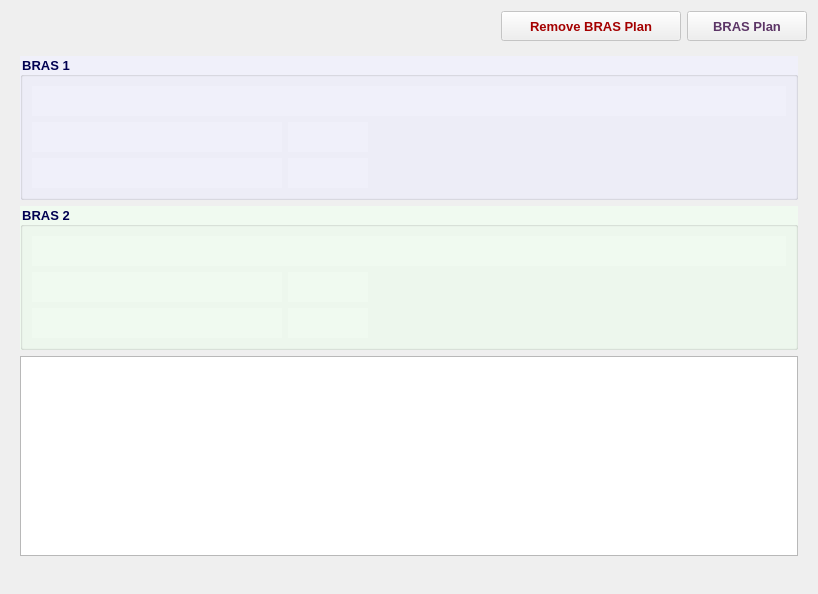
         <widget class="QWidget" name="scrollAreaWidgetContents_4">
          <property name="geometry">
           <rect>
            <x>0</x>
            <y>0</y>
            <width>818</width>
            <height>594</height>
           </rect>
          </property>
          <layout class="QVBoxLayout" name="verticalLayout_22">
           <item>
            <layout class="QHBoxLayout" name="horizontalLayout_47">
             <item>
              <spacer name="horizontalSpacer_53">
               <property name="font">
                <font>
                 <family>Tahoma</family>
                 <pointsize>10</pointsize>
                </font>
               </property>
               <property name="orientation">
                <enum>Qt::Horizontal</enum>
               </property>
               <property name="sizeHint" stdset="0">
                <size>
                 <width>40</width>
                 <height>20</height>
                </size>
               </property>
              </spacer>
             </item>
             <item>
              <widget class="QPushButton" name="removeBrasBtn">
               <property name="enabled">
                <bool>false</bool>
               </property>
               <property name="sizePolicy">
                <sizepolicy hsizetype="Preferred" vsizetype="Preferred">
                 <horstretch>0</horstretch>
                 <verstretch>0</verstretch>
                </sizepolicy>
               </property>
               <property name="minimumSize">
                <size>
                 <width>180</width>
                 <height>30</height>
                </size>
               </property>
               <property name="maximumSize">
                <size>
                 <width>200</width>
                 <height>30</height>
                </size>
               </property>
               <property name="font">
                <font>
                 <family>Tahoma</family>
                 <pointsize>10</pointsize>
                 <weight>75</weight>
                 <bold>true</bold>
                </font>
               </property>
               <property name="styleSheet">
                <string notr="true">color: rgb(164, 0, 0);</string>
               </property>
               <property name="text">
                <string>Remove BRAS Plan</string>
               </property>
               <property name="icon">
                <iconset resource="../../../../../image.qrc">
                 <normaloff>:/Image/remove.png</normaloff>:/Image/remove.png</iconset>
               </property>
               <property name="iconSize">
                <size>
                 <width>20</width>
                 <height>20</height>
                </size>
               </property>
              </widget>
             </item>
             <item>
              <widget class="QPushButton" name="brasPlanBtn">
               <property name="enabled">
                <bool>false</bool>
               </property>
               <property name="sizePolicy">
                <sizepolicy hsizetype="Preferred" vsizetype="Preferred">
                 <horstretch>0</horstretch>
                 <verstretch>0</verstretch>
                </sizepolicy>
               </property>
               <property name="minimumSize">
                <size>
                 <width>120</width>
                 <height>30</height>
                </size>
               </property>
               <property name="maximumSize">
                <size>
                 <width>200</width>
                 <height>30</height>
                </size>
               </property>
               <property name="font">
                <font>
                 <family>Tahoma</family>
                 <pointsize>10</pointsize>
                 <weight>75</weight>
                 <bold>true</bold>
                </font>
               </property>
               <property name="styleSheet">
                <string notr="true">color: rgb(92, 53, 102);</string>
               </property>
               <property name="text">
                <string>BRAS‌ Plan</string>
               </property>
               <property name="icon">
                <iconset resource="../../../../../image.qrc">
                 <normaloff>:/Image/plan.png</normaloff>:/Image/plan.png</iconset>
               </property>
               <property name="iconSize">
                <size>
                 <width>20</width>
                 <height>20</height>
                </size>
               </property>
              </widget>
             </item>
            </layout>
           </item>
           <item>
            <widget class="QFrame" name="brasGB">
             <property name="minimumSize">
              <size>
               <width>0</width>
               <height>0</height>
              </size>
             </property>
             <property name="font">
              <font>
               <family>Tahoma</family>
               <pointsize>10</pointsize>
               <weight>75</weight>
               <bold>true</bold>
              </font>
             </property>
             <property name="styleSheet">
              <string notr="true">color: rgb(0, 0, 81);</string>
             </property>
             <layout class="QVBoxLayout" name="verticalLayout_14">
              <item>
               <widget class="QGroupBox" name="bras1GB">
                <property name="font">
                 <font>
                  <family>Tahoma</family>
                  <pointsize>10</pointsize>
                  <weight>75</weight>
                  <bold>true</bold>
                 </font>
                </property>
                <property name="styleSheet">
                 <string notr="true">background-color: rgb(240, 240, 250);</string>
                </property>
                <property name="title">
                 <string>BRAS 1</string>
                </property>
                <layout class="QVBoxLayout" name="verticalLayout">
                 <item>
                  <layout class="QHBoxLayout" name="horizontalLayout_39">
                   <item>
                    <widget class="QLabel" name="bras1Lbl">
                     <property name="sizePolicy">
                      <sizepolicy hsizetype="Expanding" vsizetype="Preferred">
                       <horstretch>0</horstretch>
                       <verstretch>0</verstretch>
                      </sizepolicy>
                     </property>
                     <property name="minimumSize">
                      <size>
                       <width>0</width>
                       <height>30</height>
                      </size>
                     </property>
                     <property name="maximumSize">
                      <size>
                       <width>16777215</width>
                       <height>30</height>
                      </size>
                     </property>
                     <property name="font">
                      <font>
                       <family>Tahoma</family>
                       <pointsize>10</pointsize>
                       <weight>75</weight>
                       <bold>true</bold>
                      </font>
                     </property>
                     <property name="styleSheet">
                      <string notr="true">color: rgb(85, 0, 127);</string>
                     </property>
                     <property name="text">
                      <string/>
                     </property>
                    </widget>
                   </item>
                  </layout>
                 </item>
                 <item>
                  <layout class="QHBoxLayout" name="horizontalLayout_40">
                   <item>
                    <widget class="QLabel" name="b1a1Lbl">
                     <property name="minimumSize">
                      <size>
                       <width>250</width>
                       <height>30</height>
                      </size>
                     </property>
                     <property name="maximumSize">
                      <size>
                       <width>16777215</width>
                       <height>30</height>
                      </size>
                     </property>
                     <property name="font">
                      <font>
                       <family>Tahoma</family>
                       <pointsize>10</pointsize>
                       <weight>75</weight>
                       <bold>true</bold>
                      </font>
                     </property>
                     <property name="styleSheet">
                      <string notr="true">color: rgb(0, 0, 127);</string>
                     </property>
                     <property name="text">
                      <string/>
                     </property>
                     <property name="wordWrap">
                      <bool>true</bool>
                     </property>
                    </widget>
                   </item>
                   <item>
                    <widget class="QLabel" name="bras1Agg1EthLbl">
                     <property name="minimumSize">
                      <size>
                       <width>80</width>
                       <height>30</height>
                      </size>
                     </property>
                     <property name="maximumSize">
                      <size>
                       <width>16777215</width>
                       <height>30</height>
                      </size>
                     </property>
                     <property name="font">
                      <font>
                       <family>Tahoma</family>
                       <pointsize>10</pointsize>
                       <weight>75</weight>
                       <bold>true</bold>
                      </font>
                     </property>
                     <property name="styleSheet">
                      <string notr="true">color: rgb(85, 0, 127);</string>
                     </property>
                     <property name="text">
                      <string/>
                     </property>
                    </widget>
                   </item>
                   <item>
                    <spacer name="horizontalSpacer_45">
                     <property name="font">
                      <font>
                       <family>Tahoma</family>
                       <pointsize>10</pointsize>
                      </font>
                     </property>
                     <property name="orientation">
                      <enum>Qt::Horizontal</enum>
                     </property>
                     <property name="sizeHint" stdset="0">
                      <size>
                       <width>40</width>
                       <height>20</height>
                      </size>
                     </property>
                    </spacer>
                   </item>
                  </layout>
                 </item>
                 <item>
                  <layout class="QHBoxLayout" name="horizontalLayout">
                   <item>
                    <widget class="QLabel" name="b1a2Lbl">
                     <property name="minimumSize">
                      <size>
                       <width>250</width>
                       <height>30</height>
                      </size>
                     </property>
                     <property name="maximumSize">
                      <size>
                       <width>16777215</width>
                       <height>30</height>
                      </size>
                     </property>
                     <property name="font">
                      <font>
                       <family>Tahoma</family>
                       <pointsize>10</pointsize>
                       <weight>75</weight>
                       <bold>true</bold>
                      </font>
                     </property>
                     <property name="styleSheet">
                      <string notr="true">color: rgb(0, 0, 127);</string>
                     </property>
                     <property name="text">
                      <string/>
                     </property>
                     <property name="wordWrap">
                      <bool>true</bool>
                     </property>
                    </widget>
                   </item>
                   <item>
                    <widget class="QLabel" name="bras1Agg2EthLbl">
                     <property name="minimumSize">
                      <size>
                       <width>80</width>
                       <height>30</height>
                      </size>
                     </property>
                     <property name="maximumSize">
                      <size>
                       <width>16777215</width>
                       <height>30</height>
                      </size>
                     </property>
                     <property name="font">
                      <font>
                       <family>Tahoma</family>
                       <pointsize>10</pointsize>
                       <weight>75</weight>
                       <bold>true</bold>
                      </font>
                     </property>
                     <property name="styleSheet">
                      <string notr="true">color: rgb(85, 0, 127);</string>
                     </property>
                     <property name="text">
                      <string/>
                     </property>
                    </widget>
                   </item>
                   <item>
                    <spacer name="horizontalSpacer">
                     <property name="orientation">
                      <enum>Qt::Horizontal</enum>
                     </property>
                     <property name="sizeHint" stdset="0">
                      <size>
                       <width>40</width>
                       <height>20</height>
                      </size>
                     </property>
                    </spacer>
                   </item>
                  </layout>
                 </item>
                </layout>
               </widget>
              </item>
              <item>
               <widget class="QGroupBox" name="bras2GB">
                <property name="font">
                 <font>
                  <family>Tahoma</family>
                  <pointsize>10</pointsize>
                  <weight>75</weight>
                  <bold>true</bold>
                 </font>
                </property>
                <property name="styleSheet">
                 <string notr="true">background-color: rgb(240, 250, 240);</string>
                </property>
                <property name="title">
                 <string>BRAS 2</string>
                </property>
                <layout class="QVBoxLayout" name="verticalLayout_12">
                 <item>
                  <layout class="QHBoxLayout" name="horizontalLayout_41">
                   <item>
                    <widget class="QLabel" name="bras2Lbl">
                     <property name="sizePolicy">
                      <sizepolicy hsizetype="Expanding" vsizetype="Preferred">
                       <horstretch>0</horstretch>
                       <verstretch>0</verstretch>
                      </sizepolicy>
                     </property>
                     <property name="minimumSize">
                      <size>
                       <width>0</width>
                       <height>30</height>
                      </size>
                     </property>
                     <property name="maximumSize">
                      <size>
                       <width>16777215</width>
                       <height>30</height>
                      </size>
                     </property>
                     <property name="font">
                      <font>
                       <family>Tahoma</family>
                       <pointsize>10</pointsize>
                       <weight>75</weight>
                       <bold>true</bold>
                      </font>
                     </property>
                     <property name="styleSheet">
                      <string notr="true">color: rgb(85, 0, 127);</string>
                     </property>
                     <property name="text">
                      <string/>
                     </property>
                    </widget>
                   </item>
                  </layout>
                 </item>
                 <item>
                  <layout class="QHBoxLayout" name="horizontalLayout_42">
                   <item>
                    <widget class="QLabel" name="b2a1Lbl">
                     <property name="minimumSize">
                      <size>
                       <width>250</width>
                       <height>30</height>
                      </size>
                     </property>
                     <property name="maximumSize">
                      <size>
                       <width>16777215</width>
                       <height>30</height>
                      </size>
                     </property>
                     <property name="font">
                      <font>
                       <family>Tahoma</family>
                       <pointsize>10</pointsize>
                       <weight>75</weight>
                       <bold>true</bold>
                      </font>
                     </property>
                     <property name="styleSheet">
                      <string notr="true">color: rgb(0, 0, 127);</string>
                     </property>
                     <property name="text">
                      <string/>
                     </property>
                     <property name="wordWrap">
                      <bool>true</bool>
                     </property>
                    </widget>
                   </item>
                   <item>
                    <widget class="QLabel" name="bras2Agg1EthLbl">
                     <property name="minimumSize">
                      <size>
                       <width>80</width>
                       <height>30</height>
                      </size>
                     </property>
                     <property name="maximumSize">
                      <size>
                       <width>16777215</width>
                       <height>30</height>
                      </size>
                     </property>
                     <property name="font">
                      <font>
                       <family>Tahoma</family>
                       <pointsize>10</pointsize>
                       <weight>75</weight>
                       <bold>true</bold>
                      </font>
                     </property>
                     <property name="styleSheet">
                      <string notr="true">color: rgb(85, 0, 127);</string>
                     </property>
                     <property name="text">
                      <string/>
                     </property>
                    </widget>
                   </item>
                   <item>
                    <spacer name="horizontalSpacer_48">
                     <property name="font">
                      <font>
                       <family>Tahoma</family>
                       <pointsize>10</pointsize>
                      </font>
                     </property>
                     <property name="orientation">
                      <enum>Qt::Horizontal</enum>
                     </property>
                     <property name="sizeHint" stdset="0">
                      <size>
                       <width>40</width>
                       <height>20</height>
                      </size>
                     </property>
                    </spacer>
                   </item>
                  </layout>
                 </item>
                 <item>
                  <layout class="QHBoxLayout" name="horizontalLayout_2">
                   <item>
                    <widget class="QLabel" name="b2a2Lbl">
                     <property name="minimumSize">
                      <size>
                       <width>250</width>
                       <height>30</height>
                      </size>
                     </property>
                     <property name="maximumSize">
                      <size>
                       <width>16777215</width>
                       <height>30</height>
                      </size>
                     </property>
                     <property name="font">
                      <font>
                       <family>Tahoma</family>
                       <pointsize>10</pointsize>
                       <weight>75</weight>
                       <bold>true</bold>
                      </font>
                     </property>
                     <property name="styleSheet">
                      <string notr="true">color: rgb(0, 0, 127);</string>
                     </property>
                     <property name="text">
                      <string/>
                     </property>
                     <property name="wordWrap">
                      <bool>true</bool>
                     </property>
                    </widget>
                   </item>
                   <item>
                    <widget class="QLabel" name="bras2Agg2EthLbl">
                     <property name="minimumSize">
                      <size>
                       <width>80</width>
                       <height>30</height>
                      </size>
                     </property>
                     <property name="maximumSize">
                      <size>
                       <width>80</width>
                       <height>30</height>
                      </size>
                     </property>
                     <property name="font">
                      <font>
                       <family>Tahoma</family>
                       <pointsize>10</pointsize>
                       <weight>75</weight>
                       <bold>true</bold>
                      </font>
                     </property>
                     <property name="styleSheet">
                      <string notr="true">color: rgb(85, 0, 127);</string>
                     </property>
                     <property name="text">
                      <string/>
                     </property>
                    </widget>
                   </item>
                   <item>
                    <spacer name="horizontalSpacer_2">
                     <property name="orientation">
                      <enum>Qt::Horizontal</enum>
                     </property>
                     <property name="sizeHint" stdset="0">
                      <size>
                       <width>40</width>
                       <height>20</height>
                      </size>
                     </property>
                    </spacer>
                   </item>
                  </layout>
                 </item>
                </layout>
               </widget>
              </item>
              <item>
               <widget class="QTableView" name="brasTV">
                <property name="minimumSize">
                 <size>
                  <width>0</width>
                  <height>200</height>
                 </size>
                </property>
                <property name="maximumSize">
                 <size>
                  <width>16777215</width>
                  <height>16777215</height>
                 </size>
                </property>
                <property name="font">
                 <font>
                  <family>Tahoma</family>
                  <pointsize>10</pointsize>
                  <weight>50</weight>
                  <bold>false</bold>
                 </font>
                </property>
                <property name="styleSheet">
                 <string notr="true"/>
                </property>
                <property name="alternatingRowColors">
                 <bool>true</bool>
                </property>
                <property name="selectionMode">
                 <enum>QAbstractItemView::SingleSelection</enum>
                </property>
                <property name="selectionBehavior">
                 <enum>QAbstractItemView::SelectRows</enum>
                </property>
               </widget>
              </item>
             </layout>
            </widget>
           </item>
           <item>
            <spacer name="verticalSpacer_2">
             <property name="orientation">
              <enum>Qt::Vertical</enum>
             </property>
             <property name="sizeHint" stdset="0">
              <size>
               <width>20</width>
               <height>40</height>
              </size>
             </property>
            </spacer>
           </item>
          </layout>
         </widget>
